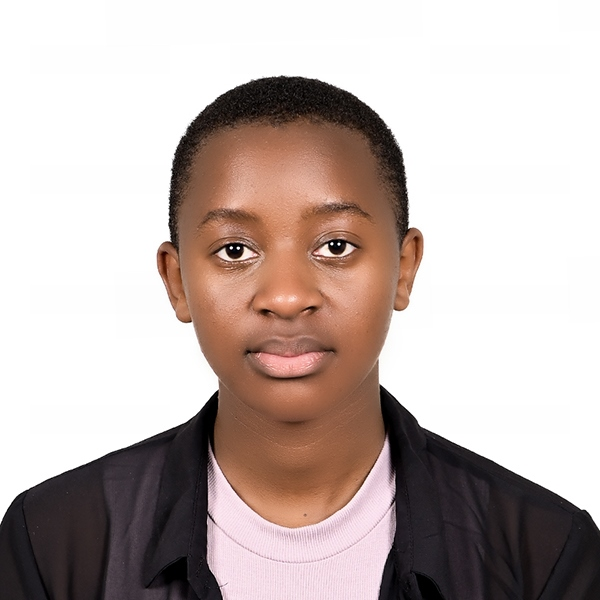
#> input picture images/Passport_Photo.JPG, 600 x 600 px, found by its file name
$ python detection_from_picture.py
#> lines starting #> are read from the running program, lines starting #| are printed output that depends on the picture; after the words box and inside, x2 and y2 are one past the last pixel; in counts of white or black regions, pixels touching at a corner belong together
import cv2
image = cv2.imread('./images/Passport_Photo.jpg')
#> image is the input picture: shape (600, 600, 3); mean B, G, R 175.3, 179.3, 192.8
face_cascade = cv2.CascadeClassifier(cv2.data.haarcascades + 'haarcascade_frontalface_default.xml')
img_gray = cv2.cvtColor(image, cv2.COLOR_BGR2GRAY)
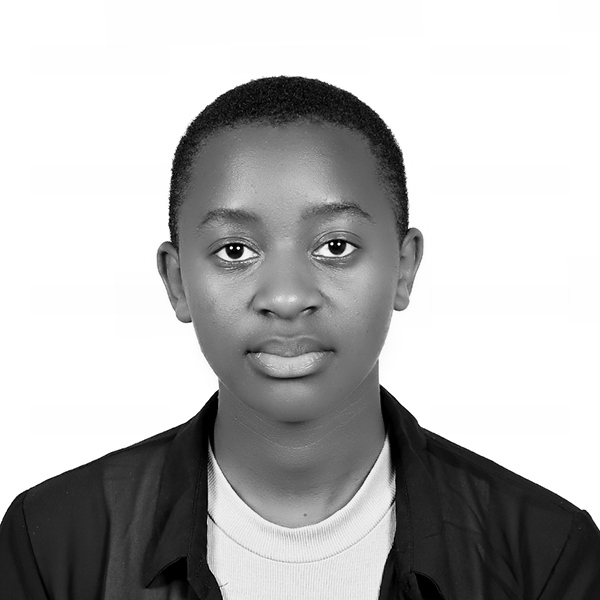
#> img_gray: shape (600, 600); min 0, max 255, mean 182.9
detected_faces = face_cascade.detectMultiScale(img_gray, scaleFactor=1.1, minNeighbors=5, minSize=(30, 30))
#> detected_faces = [[154, 141, 263, 263]]
for (x, y, w, h) in detected_faces:
    cv2.rectangle(image, (x, y), (x+w, y+h), (0, 255, 0), 2)
    cropped_img = image[y:y+h, x:x+w]
    cv2.imwrite('detected_faces_images/cropped_face.jpg', cropped_img)
#> this loop made 1 pass
#> pass 1, `cropped_img = image[y:y+h, x:x+w]`:
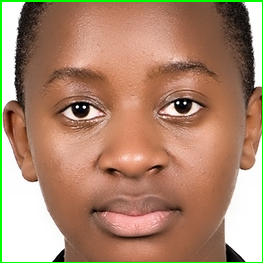
#> cropped_img: shape (263, 263, 3); mean B, G, R 111.6, 136.7, 173.9
#> after the loop:
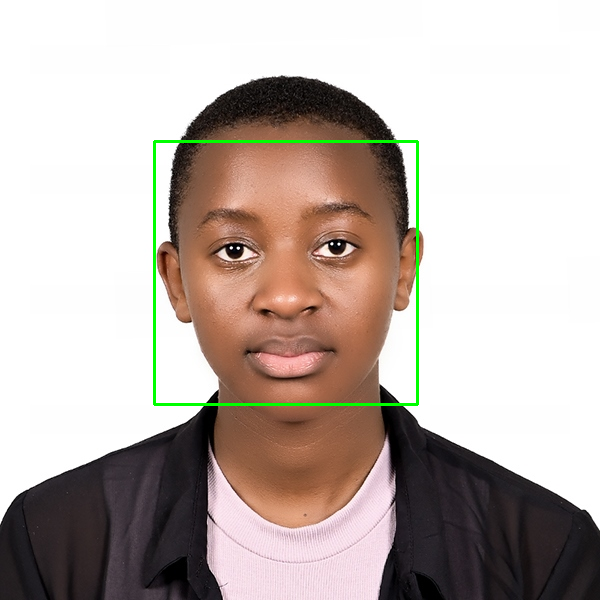
#> image: shape (600, 600, 3); 0.88% of pixels changed, all inside (x1, y1, x2, y2) = (153, 140, 419, 406)

cv2.imshow('Faces Detected', image)
cv2.waitKey(0)
cv2.destroyAllWindows()
